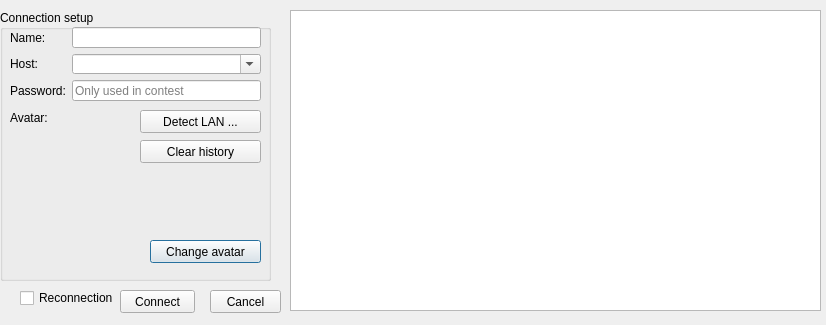
<?xml version="1.0" encoding="UTF-8"?>
<ui version="4.0">
 <class>ConnectionDialog</class>
 <widget class="QDialog" name="ConnectionDialog">
  <property name="windowModality">
   <enum>Qt::WindowModal</enum>
  </property>
  <property name="geometry">
   <rect>
    <x>0</x>
    <y>0</y>
    <width>826</width>
    <height>325</height>
   </rect>
  </property>
  <property name="windowTitle">
   <string>Join Game</string>
  </property>
  <widget class="QGroupBox" name="groupBox">
   <property name="geometry">
    <rect>
     <x>0</x>
     <y>10</y>
     <width>271</width>
     <height>271</height>
    </rect>
   </property>
   <property name="title">
    <string>Connection setup</string>
   </property>
   <widget class="QLabel" name="avatarLabel">
    <property name="geometry">
     <rect>
      <x>10</x>
      <y>100</y>
      <width>42</width>
      <height>16</height>
     </rect>
    </property>
    <property name="text">
     <string>Avatar:</string>
    </property>
   </widget>
   <widget class="QLabel" name="avatarPixmap">
    <property name="geometry">
     <rect>
      <x>20</x>
      <y>140</y>
      <width>100</width>
      <height>100</height>
     </rect>
    </property>
    <property name="minimumSize">
     <size>
      <width>100</width>
      <height>100</height>
     </size>
    </property>
    <property name="text">
     <string/>
    </property>
    <property name="scaledContents">
     <bool>true</bool>
    </property>
   </widget>
   <widget class="QPushButton" name="changeAvatarButton">
    <property name="geometry">
     <rect>
      <x>150</x>
      <y>230</y>
      <width>111</width>
      <height>23</height>
     </rect>
    </property>
    <property name="text">
     <string>Change avatar</string>
    </property>
   </widget>
   <widget class="QPushButton" name="detectLANButton">
    <property name="geometry">
     <rect>
      <x>140</x>
      <y>100</y>
      <width>121</width>
      <height>23</height>
     </rect>
    </property>
    <property name="text">
     <string>Detect LAN ...</string>
    </property>
   </widget>
   <widget class="QPushButton" name="clearHistoryButton">
    <property name="geometry">
     <rect>
      <x>140</x>
      <y>130</y>
      <width>121</width>
      <height>23</height>
     </rect>
    </property>
    <property name="text">
     <string>Clear history</string>
    </property>
   </widget>
   <widget class="QWidget" name="layoutWidget">
    <property name="geometry">
     <rect>
      <x>10</x>
      <y>17</y>
      <width>251</width>
      <height>74</height>
     </rect>
    </property>
    <layout class="QFormLayout" name="formLayout">
     <item row="0" column="0">
      <widget class="QLabel" name="nameLabel">
       <property name="text">
        <string>Name:</string>
       </property>
       <property name="buddy">
        <cstring>nameLineEdit</cstring>
       </property>
      </widget>
     </item>
     <item row="0" column="1">
      <widget class="QLineEdit" name="nameLineEdit"/>
     </item>
     <item row="1" column="0">
      <widget class="QLabel" name="hostLabel">
       <property name="text">
        <string>Host:</string>
       </property>
      </widget>
     </item>
     <item row="1" column="1">
      <widget class="QComboBox" name="hostComboBox">
       <property name="editable">
        <bool>true</bool>
       </property>
      </widget>
     </item>
     <item row="2" column="0">
      <widget class="QLabel" name="passwordLabel">
       <property name="text">
        <string>Password:</string>
       </property>
      </widget>
     </item>
     <item row="2" column="1">
      <widget class="QLineEdit" name="passwordLineEdit">
       <property name="echoMode">
        <enum>QLineEdit::Password</enum>
       </property>
       <property name="placeholderText">
        <string>Only used in contest</string>
       </property>
      </widget>
     </item>
    </layout>
   </widget>
  </widget>
  <widget class="QListWidget" name="avatarList">
   <property name="geometry">
    <rect>
     <x>290</x>
     <y>10</y>
     <width>531</width>
     <height>301</height>
    </rect>
   </property>
   <property name="iconSize">
    <size>
     <width>80</width>
     <height>80</height>
    </size>
   </property>
   <property name="movement">
    <enum>QListView::Static</enum>
   </property>
   <property name="viewMode">
    <enum>QListView::IconMode</enum>
   </property>
  </widget>
  <widget class="QPushButton" name="cancelButton">
   <property name="geometry">
    <rect>
     <x>210</x>
     <y>290</y>
     <width>71</width>
     <height>23</height>
    </rect>
   </property>
   <property name="text">
    <string>Cancel</string>
   </property>
  </widget>
  <widget class="QPushButton" name="connectButton">
   <property name="geometry">
    <rect>
     <x>120</x>
     <y>290</y>
     <width>75</width>
     <height>23</height>
    </rect>
   </property>
   <property name="text">
    <string>Connect</string>
   </property>
  </widget>
  <widget class="QCheckBox" name="reconnectionCheckBox">
   <property name="geometry">
    <rect>
     <x>20</x>
     <y>290</y>
     <width>95</width>
     <height>16</height>
    </rect>
   </property>
   <property name="text">
    <string>Reconnection</string>
   </property>
  </widget>
 </widget>
 <tabstops>
  <tabstop>avatarList</tabstop>
 </tabstops>
 <resources/>
 <connections>
  <connection>
   <sender>cancelButton</sender>
   <signal>clicked()</signal>
   <receiver>ConnectionDialog</receiver>
   <slot>reject()</slot>
   <hints>
    <hint type="sourcelabel">
     <x>188</x>
     <y>273</y>
    </hint>
    <hint type="destinationlabel">
     <x>241</x>
     <y>158</y>
    </hint>
   </hints>
  </connection>
 </connections>
</ui>
